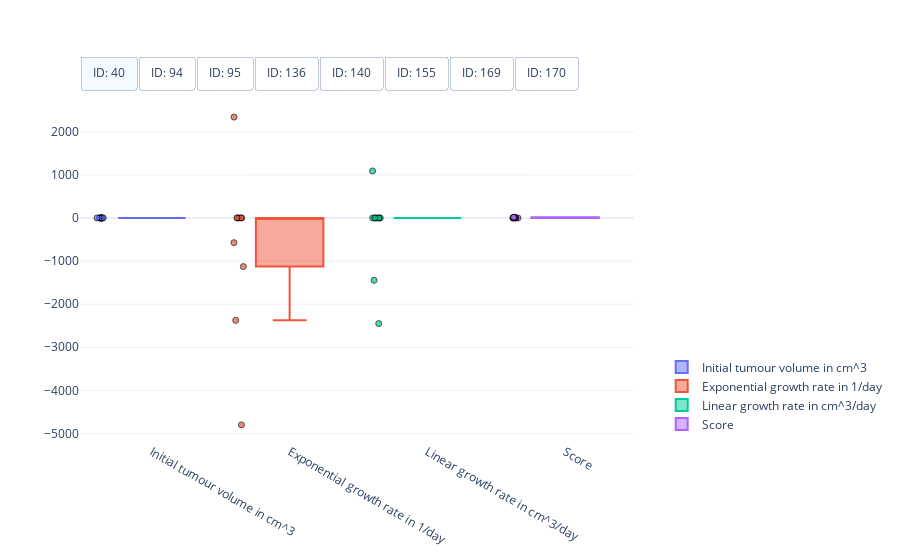

Here is the notebook cell this chart was saved with:
### Markdown cell above
The unexpected termination message indicates that we ran into optimisation errors for at least one run. Let us explore the parameters from the successfull optimisations below.

### Code cell
#
# Visualisation of the spread of optimised model parameters for multiple runs from different initial points.
#
# This cell needs the above optimised model parameters and their respective objective function scores, as well as the data
# [mouse_parameters_multi_runs, mouse_scores_multi_runs, data]
#

import plotly.colors
import plotly.graph_objects as go


# Get mouse ids
mouse_ids = data['#ID'].unique()

# Get number of parameters + score (for visualisation)
n_params = mouse_parameters_multi_runs.shape[2] + 1

# Define colorscheme
colors = plotly.colors.qualitative.Plotly[:n_params]

# Get optimised parameter sets
optimised_parameters =  mouse_parameters_multi_runs

# Get scores for parameters
scores = mouse_scores_multi_runs

# Create figure
fig = go.Figure()

# Box plot of optimised model parameters
for index, id_m in enumerate(mouse_ids):
    # Get optimised parameters
    parameters = optimised_parameters[index, ...]

    # Get scores
    score = scores[index, :]

    # Create box plot of for initial tumour volume
    fig.add_trace(
        go.Box(
            y=parameters[:, 0],  
            name="Initial tumour volume in cm^3",
            boxpoints='all',
            jitter=0.2,
            pointpos=-1.5,
            visible=True if index == 0 else False,
            marker=dict(
                symbol='circle',
                opacity=0.7,
                line=dict(color='black', width=1)),
            marker_color=colors[0],
            line_color=colors[0]))

    # Create box plot of for exponential tumour growth
    fig.add_trace(
        go.Box(
            y=parameters[:, 1],  
            name="Exponential growth rate in 1/day",
            boxpoints='all',
            jitter=0.2,
            pointpos=-1.5,
            visible=True if index == 0 else False,
            marker=dict(
                symbol='circle',
                opacity=0.7,
                line=dict(color='black', width=1)),
            marker_color=colors[1],
            line_color=colors[1]))

    # Create box plot of for linear tumour growth
    fig.add_trace(
        go.Box(
            y=parameters[:, 2],  
            name="Linear growth rate in cm^3/day",
            boxpoints='all',
            jitter=0.2,
            pointpos=-1.5,
            visible=True if index == 0 else False,
            marker=dict(
                symbol='circle',
                opacity=0.7,
                line=dict(color='black', width=1)),
            marker_color=colors[2],
            line_color=colors[2]))
    
    # Create box plot of for objective function score
    fig.add_trace(
        go.Box(
            y=score,  
            name="Score",
            boxpoints='all',
            jitter=0.2,
            pointpos=-1.5,
            visible=True if index == 0 else False,
            marker=dict(
                symbol='circle',
                opacity=0.7,
                line=dict(color='black', width=1)),
            marker_color=colors[3],
            line_color=colors[3]))

# Set figure size
fig.update_layout(
    autosize=True,
    template="plotly_white")

# Add switch between mice
fig.update_layout(
    updatemenus=[
        dict(
            type = "buttons",
            direction = "right",
            buttons=list([
                dict(
                    args=[{"visible": [True]*4 + [False]*(4 * 7)}],
                    label="ID: %d" % mouse_ids[0],
                    method="restyle"
                ),
                dict(
                    args=[{"visible": [False]*4 + [True]*4 + [False]*(4 * 6)}],
                    label="ID: %d" % mouse_ids[1],
                    method="restyle"
                ),
                dict(
                    args=[{"visible": [False]*(4 * 2) + [True]*4 + [False]*(4 * 5)}],
                    label="ID: %d" % mouse_ids[2],
                    method="restyle"
                ),
                dict(
                    args=[{"visible": [False]*(4 * 3) + [True]*4 + [False]*(4 * 4)}],
                    label="ID: %d" % mouse_ids[3],
                    method="restyle"
                ),
                dict(
                    args=[{"visible": [False]*(4 * 4) + [True]*4 + [False]*(4 * 3)}],
                    label="ID: %d" % mouse_ids[4],
                    method="restyle"
                ),
                dict(
                    args=[{"visible": [False]*(4 * 5) + [True]*4 + [False]*(4 * 2)}],
                    label="ID: %d" % mouse_ids[5],
                    method="restyle"
                ),
                dict(
                    args=[{"visible": [False]*(4 * 6) + [True]*4 + [False]* 4}],
                    label="ID: %d" % mouse_ids[6],
                    method="restyle"
                ),
                dict(
                    args=[{"visible": [False]*(4 * 7) + [True]*4}],
                    label="ID: %d" % mouse_ids[7],
                    method="restyle"
                )
            ]),
            pad={"r": 0, "t": -10},
            showactive=True,
            x=0.0,
            xanchor="left",
            y=1.1,
            yanchor="top"
        )
    ]
)

# Position legend
fig.update_layout(legend=dict(
    yanchor="bottom",
    y=0.01,
    xanchor="left",
    x=1.05))

# Show figure
fig.show()

### Figure 1 — Plotly figure (JSON) as saved in the notebook; plotly's stock layout.template omitted (floating-point values rounded to 4 significant figures)
{"data": [{"boxpoints": "all", "jitter": 0.2, "line": {"color": "#636EFA"}, "marker": {"color": "#636EFA", "line": {"color": "black", "width": 1}, "opacity": 0.7, "symbol": "circle"}, "name": "Initial tumour volume in cm^3", "pointpos": -1.5, "type": "box", "visible": true, "y": [0.03787, 0.1918, 0.1392, 0.1918, 0.1438, 0.1383, -1.646, 0.1386, 0.1393, 0.1918]}, {"boxpoints": "all", "jitter": 0.2, "line": {"color": "#EF553B"}, "marker": {"color": "#EF553B", "line": {"color": "black", "width": 1}, "opacity": 0.7, "symbol": "circle"}, "name": "Exponential growth rate in 1/day", "pointpos": -1.5, "type": "box", "visible": true, "y": [2340.0, -573.9, 0.2755, -1128.0, 0.2542, 0.2771, -2376.0, 0.2766, 0.2753, -4802.0]}, {"boxpoints": "all", "jitter": 0.2, "line": {"color": "#00CC96"}, "marker": {"color": "#00CC96", "line": {"color": "black", "width": 1}, "opacity": 0.7, "symbol": "circle"}, "name": "Linear growth rate in cm^3/day", "pointpos": -1.5, "type": "box", "visible": true, "y": [0.1007, -1446.0, 0.1309, 1091.0, 0.1342, 0.1308, 0.2111, 0.1309, 0.1309, -2450.0]}, {"boxpoints": "all", "jitter": 0.2, "line": {"color": "#AB63FA"}, "marker": {"color": "#AB63FA", "line": {"color": "black", "width": 1}, "opacity": 0.7, "symbol": "circle"}, "name": "Score", "pointpos": -1.5, "type": "box", "visible": true, "y": [0.06892, 15.91, 0.03186, 15.91, 0.032, 0.03187, 8.613, 0.03186, 0.03186, 15.91]}, {"boxpoints": "all", "jitter": 0.2, "line": {"color": "#636EFA"}, "marker": {"color": "#636EFA", "line": {"color": "black", "width": 1}, "opacity": 0.7, "symbol": "circle"}, "name": "Initial tumour volume in cm^3", "pointpos": -1.5, "type": "box", "visible": false, "y": [0.05752, 0.07725, 0.05752, 0.07724, 0.0748, 0.07724, 0.05752, 0.05754, 0.05752, 0.05752]}, {"boxpoints": "all", "jitter": 0.2, "line": {"color": "#EF553B"}, "marker": {"color": "#EF553B", "line": {"color": "black", "width": 1}, "opacity": 0.7, "symbol": "circle"}, "name": "Exponential growth rate in 1/day", "pointpos": -1.5, "type": "box", "visible": false, "y": [1283.0, -1717.0, 1283.0, -842.2, 0.165, -1045.0, 1283.0, 392.3, 1283.0, 371.5]}, {"boxpoints": "all", "jitter": 0.2, "line": {"color": "#00CC96"}, "marker": {"color": "#00CC96", "line": {"color": "black", "width": 1}, "opacity": 0.7, "symbol": "circle"}, "name": "Linear growth rate in cm^3/day", "pointpos": -1.5, "type": "box", "visible": false, "y": [0.01644, -2340.0, 0.01644, 192.0, 0.02039, 170.1, 0.01644, 0.01644, 0.01644, 0.01644]}, {"boxpoints": "all", "jitter": 0.2, "line": {"color": "#AB63FA"}, "marker": {"color": "#AB63FA", "line": {"color": "black", "width": 1}, "opacity": 0.7, "symbol": "circle"}, "name": "Score", "pointpos": -1.5, "type": "box", "visible": false, "y": [0.008275, 1.611, 0.008275, 1.611, 0.00745, 1.611, 0.008275, 0.008274, 0.008275, 0.008274]}, {"boxpoints": "all", "jitter": 0.2, "line": {"color": "#636EFA"}, "marker": {"color": "#636EFA", "line": {"color": "black", "width": 1}, "opacity": 0.7, "symbol": "circle"}, "name": "Initial tumour volume in cm^3", "pointpos": -1.5, "type": "box", "visible": false, "y": [-7.83e-05, 0.1862, null, 0.1862, 0.1862, 1.002e-07, 0.1862, -3.283e-06, -1.425e-07, 0.1862]}, {"boxpoints": "all", "jitter": 0.2, "line": {"color": "#EF553B"}, "marker": {"color": "#EF553B", "line": {"color": "black", "width": 1}, "opacity": 0.7, "symbol": "circle"}, "name": "Exponential growth rate in 1/day", "pointpos": -1.5, "type": "box", "visible": false, "y": [992.4, -320.4, null, -1236.0, -879.1, 2240.0, -2107.0, 730.2, 1222.0, -264.5]}, {"boxpoints": "all", "jitter": 0.2, "line": {"color": "#00CC96"}, "marker": {"color": "#00CC96", "line": {"color": "black", "width": 1}, "opacity": 0.7, "symbol": "circle"}, "name": "Linear growth rate in cm^3/day", "pointpos": -1.5, "type": "box", "visible": false, "y": [0.0884, -244.7, null, 481.7, -6.329, 0.0884, -1896.0, 0.08847, 0.08846, -132.1]}, {"boxpoints": "all", "jitter": 0.2, "line": {"color": "#AB63FA"}, "marker": {"color": "#AB63FA", "line": {"color": "black", "width": 1}, "opacity": 0.7, "symbol": "circle"}, "name": "Score", "pointpos": -1.5, "type": "box", "visible": false, "y": [0.5364, 12.13, null, 12.13, 12.13, 0.5335, 12.13, 0.5351, 0.5358, 12.13]}, {"boxpoints": "all", "jitter": 0.2, "line": {"color": "#636EFA"}, "marker": {"color": "#636EFA", "line": {"color": "black", "width": 1}, "opacity": 0.7, "symbol": "circle"}, "name": "Initial tumour volume in cm^3", "pointpos": -1.5, "type": "box", "visible": false, "y": [0.1186, 0.1186, 0.1487, 0.1186, 0.1933, 0.0178, 0.1186, 0.149, 0.149, 0.1186]}, {"boxpoints": "all", "jitter": 0.2, "line": {"color": "#EF553B"}, "marker": {"color": "#EF553B", "line": {"color": "black", "width": 1}, "opacity": 0.7, "symbol": "circle"}, "name": "Exponential growth rate in 1/day", "pointpos": -1.5, "type": "box", "visible": false, "y": [-572.3, -3486.0, 0.05466, -282.0, 0.03334, 1858.0, -1634.0, 0.05428, 0.05426, -941.5]}, {"boxpoints": "all", "jitter": 0.2, "line": {"color": "#00CC96"}, "marker": {"color": "#00CC96", "line": {"color": "black", "width": 1}, "opacity": 0.7, "symbol": "circle"}, "name": "Linear growth rate in cm^3/day", "pointpos": -1.5, "type": "box", "visible": false, "y": [360.5, -2599.0, 0.1269, 88.8, -44560000000.0, 0.04083, -2230.0, 0.1288, 0.1288, -2076.0]}, {"boxpoints": "all", "jitter": 0.2, "line": {"color": "#AB63FA"}, "marker": {"color": "#AB63FA", "line": {"color": "black", "width": 1}, "opacity": 0.7, "symbol": "circle"}, "name": "Score", "pointpos": -1.5, "type": "box", "visible": false, "y": [7.615, 7.615, 0.04018, 7.615, 0.05103, 0.1094, 7.615, 0.04019, 0.04018, 7.615]}, {"boxpoints": "all", "jitter": 0.2, "line": {"color": "#636EFA"}, "marker": {"color": "#636EFA", "line": {"color": "black", "width": 1}, "opacity": 0.7, "symbol": "circle"}, "name": "Initial tumour volume in cm^3", "pointpos": -1.5, "type": "box", "visible": false, "y": [-0.199, 0.07933, -0.1997, 0.07933, 0.07945, -0.1946, -0.191, 0.07933, -0.2027, 0.07933]}, {"boxpoints": "all", "jitter": 0.2, "line": {"color": "#EF553B"}, "marker": {"color": "#EF553B", "line": {"color": "black", "width": 1}, "opacity": 0.7, "symbol": "circle"}, "name": "Exponential growth rate in 1/day", "pointpos": -1.5, "type": "box", "visible": false, "y": [968.4, -801.4, 831.2, -114.5, -356.9, 1455.0, 1083.0, -163.7, 886.3, -633.2]}, {"boxpoints": "all", "jitter": 0.2, "line": {"color": "#00CC96"}, "marker": {"color": "#00CC96", "line": {"color": "black", "width": 1}, "opacity": 0.7, "symbol": "circle"}, "name": "Linear growth rate in cm^3/day", "pointpos": -1.5, "type": "box", "visible": false, "y": [0.06015, -1219.0, 0.05968, 140.7, 751.0, 0.05945, 0.05939, -28.2, 0.05984, 990.2]}, {"boxpoints": "all", "jitter": 0.2, "line": {"color": "#AB63FA"}, "marker": {"color": "#AB63FA", "line": {"color": "black", "width": 1}, "opacity": 0.7, "symbol": "circle"}, "name": "Score", "pointpos": -1.5, "type": "box", "visible": false, "y": [1.114, 12.14, 1.113, 12.14, 12.14, 1.114, 1.117, 12.14, 1.108, 12.14]}, {"boxpoints": "all", "jitter": 0.2, "line": {"color": "#636EFA"}, "marker": {"color": "#636EFA", "line": {"color": "black", "width": 1}, "opacity": 0.7, "symbol": "circle"}, "name": "Initial tumour volume in cm^3", "pointpos": -1.5, "type": "box", "visible": false, "y": [0.008565, 0.008566, 0.008287, 0.003281, 0.1333, 0.008697, 0.1059, 0.009605, 0.1316, 0.1059]}, {"boxpoints": "all", "jitter": 0.2, "line": {"color": "#EF553B"}, "marker": {"color": "#EF553B", "line": {"color": "black", "width": 1}, "opacity": 0.7, "symbol": "circle"}, "name": "Exponential growth rate in 1/day", "pointpos": -1.5, "type": "box", "visible": false, "y": [1433.0, 1433.0, 736.9, -132.0, 0.1974, 791.1, -2330.0, 555.2, 0.2029, -675.5]}, {"boxpoints": "all", "jitter": 0.2, "line": {"color": "#00CC96"}, "marker": {"color": "#00CC96", "line": {"color": "black", "width": 1}, "opacity": 0.7, "symbol": "circle"}, "name": "Linear growth rate in cm^3/day", "pointpos": -1.5, "type": "box", "visible": false, "y": [0.08028, 0.08028, 0.0803, 0.08045, 0.1085, 0.08028, -840.2, 0.08024, 0.1076, -27.25]}, {"boxpoints": "all", "jitter": 0.2, "line": {"color": "#AB63FA"}, "marker": {"color": "#AB63FA", "line": {"color": "black", "width": 1}, "opacity": 0.7, "symbol": "circle"}, "name": "Score", "pointpos": -1.5, "type": "box", "visible": false, "y": [0.2921, 0.2921, 0.292, 0.2919, 0.2589, 0.292, 17.51, 0.292, 0.2589, 17.51]}, {"boxpoints": "all", "jitter": 0.2, "line": {"color": "#636EFA"}, "marker": {"color": "#636EFA", "line": {"color": "black", "width": 1}, "opacity": 0.7, "symbol": "circle"}, "name": "Initial tumour volume in cm^3", "pointpos": -1.5, "type": "box", "visible": false, "y": [0.06623, 0.123, 0.06623, 0.123, 0.1238, 0.06622, 0.123, 0.1233, 0.06622, 0.06623]}, {"boxpoints": "all", "jitter": 0.2, "line": {"color": "#EF553B"}, "marker": {"color": "#EF553B", "line": {"color": "black", "width": 1}, "opacity": 0.7, "symbol": "circle"}, "name": "Exponential growth rate in 1/day", "pointpos": -1.5, "type": "box", "visible": false, "y": [448.0, -2106.0, 448.0, -184.1, 0.04303, 1212.0, -6485.0, 0.04352, 1212.0, 448.0]}, {"boxpoints": "all", "jitter": 0.2, "line": {"color": "#00CC96"}, "marker": {"color": "#00CC96", "line": {"color": "black", "width": 1}, "opacity": 0.7, "symbol": "circle"}, "name": "Linear growth rate in cm^3/day", "pointpos": -1.5, "type": "box", "visible": false, "y": [0.0213, -1978.0, 0.0213, -384.2, 0.073, 0.0213, -4337.0, 0.0714, 0.0213, 0.0213]}, {"boxpoints": "all", "jitter": 0.2, "line": {"color": "#AB63FA"}, "marker": {"color": "#AB63FA", "line": {"color": "black", "width": 1}, "opacity": 0.7, "symbol": "circle"}, "name": "Score", "pointpos": -1.5, "type": "box", "visible": false, "y": [0.01894, 2.614, 0.01894, 2.614, 0.002915, 0.01894, 2.614, 0.002916, 0.01894, 0.01894]}, {"boxpoints": "all", "jitter": 0.2, "line": {"color": "#636EFA"}, "marker": {"color": "#636EFA", "line": {"color": "black", "width": 1}, "opacity": 0.7, "symbol": "circle"}, "name": "Initial tumour volume in cm^3", "pointpos": -1.5, "type": "box", "visible": false, "y": [0.02694, 0.02694, 0.02691, 0.08006, 0.08705, 0.02692, 0.08006, 0.08704, 0.02696, 0.08006]}, {"boxpoints": "all", "jitter": 0.2, "line": {"color": "#EF553B"}, "marker": {"color": "#EF553B", "line": {"color": "black", "width": 1}, "opacity": 0.7, "symbol": "circle"}, "name": "Exponential growth rate in 1/day", "pointpos": -1.5, "type": "box", "visible": false, "y": [1190.0, 1190.0, 721.0, -635.9, 0.03617, 1894.0, -356.2, 0.03618, 382.7, -1967.0]}, {"boxpoints": "all", "jitter": 0.2, "line": {"color": "#00CC96"}, "marker": {"color": "#00CC96", "line": {"color": "black", "width": 1}, "opacity": 0.7, "symbol": "circle"}, "name": "Linear growth rate in cm^3/day", "pointpos": -1.5, "type": "box", "visible": false, "y": [0.01733, 0.01733, 0.01733, -342.5, 0.1933, 0.01733, 561.8, 0.1932, 0.01733, -1435.0]}, {"boxpoints": "all", "jitter": 0.2, "line": {"color": "#AB63FA"}, "marker": {"color": "#AB63FA", "line": {"color": "black", "width": 1}, "opacity": 0.7, "symbol": "circle"}, "name": "Score", "pointpos": -1.5, "type": "box", "visible": false, "y": [0.02287, 0.02287, 0.02287, 1.52, 0.002316, 0.02287, 1.52, 0.002316, 0.02287, 1.52]}], "layout": {"autosize": true, "legend": {"x": 1.05, "xanchor": "left", "y": 0.01, "yanchor": "bottom"}, "updatemenus": [{"buttons": [{"args": [{"visible": [true, true, true, true, false, false, false, false, false, false, false, false, false, false, false, false, false, false, false, false, false, false, false, false, false, false, false, false, false, false, false, false]}], "label": "ID: 40", "method": "restyle"}, {"args": [{"visible": [false, false, false, false, true, true, true, true, false, false, false, false, false, false, false, false, false, false, false, false, false, false, false, false, false, false, false, false, false, false, false, false]}], "label": "ID: 94", "method": "restyle"}, {"args": [{"visible": [false, false, false, false, false, false, false, false, true, true, true, true, false, false, false, false, false, false, false, false, false, false, false, false, false, false, false, false, false, false, false, false]}], "label": "ID: 95", "method": "restyle"}, {"args": [{"visible": [false, false, false, false, false, false, false, false, false, false, false, false, true, true, true, true, false, false, false, false, false, false, false, false, false, false, false, false, false, false, false, false]}], "label": "ID: 136", "method": "restyle"}, {"args": [{"visible": [false, false, false, false, false, false, false, false, false, false, false, false, false, false, false, false, true, true, true, true, false, false, false, false, false, false, false, false, false, false, false, false]}], "label": "ID: 140", "method": "restyle"}, {"args": [{"visible": [false, false, false, false, false, false, false, false, false, false, false, false, false, false, false, false, false, false, false, false, true, true, true, true, false, false, false, false, false, false, false, false]}], "label": "ID: 155", "method": "restyle"}, {"args": [{"visible": [false, false, false, false, false, false, false, false, false, false, false, false, false, false, false, false, false, false, false, false, false, false, false, false, true, true, true, true, false, false, false, false]}], "label": "ID: 169", "method": "restyle"}, {"args": [{"visible": [false, false, false, false, false, false, false, false, false, false, false, false, false, false, false, false, false, false, false, false, false, false, false, false, false, false, false, false, true, true, true, true]}], "label": "ID: 170", "method": "restyle"}], "direction": "right", "pad": {"r": 0, "t": -10}, "showactive": true, "type": "buttons", "x": 0, "xanchor": "left", "y": 1.1, "yanchor": "top"}]}}
